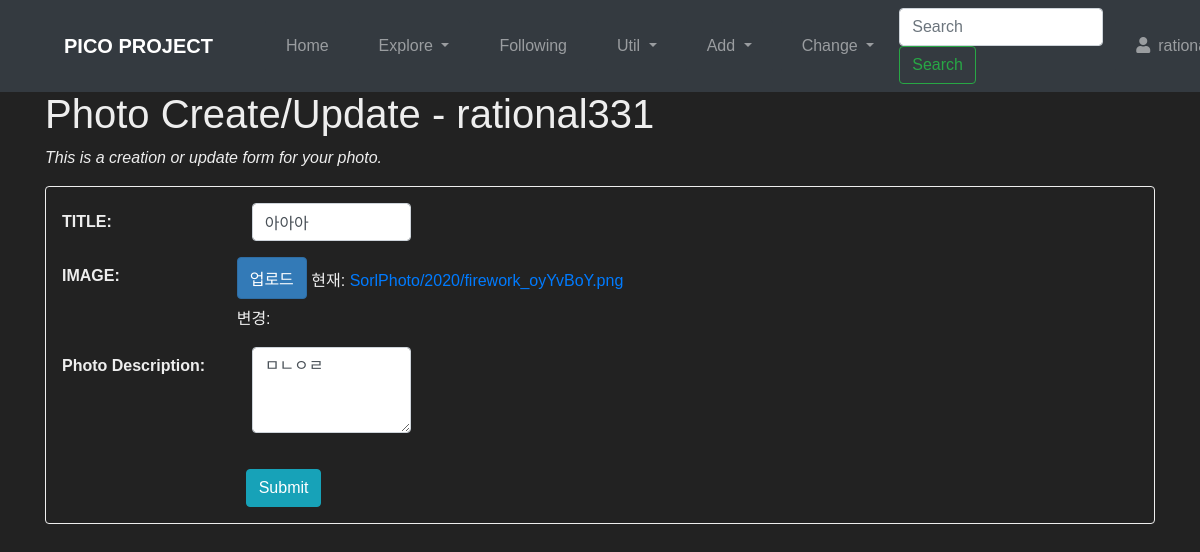
The app's page /explore/3/update/ (signed in) with its own data.
### photo/models.py (models this page shows, shortened)
class Photo(models.Model):
    title = models.CharField('TITLE', max_length=30)
    description = models.TextField('Photo Description', blank=True)
    tags = TaggableManager(blank=True)
    PICOIN = models.PositiveIntegerField(default=0, verbose_name='PICOIN')
    image = models.ImageField('IMAGE', upload_to='SorlPhoto/%Y')
    upload_dt = models.DateTimeField('Upload Date', auto_now_add=True)
    owner = models.ForeignKey(User, on_delete=models.CASCADE, verbose_name='OWNER', blank=True, null=True)

### photo/views.py (the view)
# urls.py: path('<int:pk>/update/', views.PhotoUV.as_view(), name='photo_update'),
class PhotoUV(OwnerOnlyMixin, UpdateView):
    model = Photo
    fields = ('title', 'image', 'description')
    success_url = reverse_lazy('photo:index')

### PICO_PROJECT/views.py (called while the page is built)
    def dispatch(self, request, *args, **kwargs):
        obj = self.get_object()
        if request.user != obj.owner:
            return self.handle_no_permission()
        return super().dispatch(request, *args, **kwargs)

### photo/templates/photo/photo_form.html (shortened to what this page needs)
{% extends "base.html" %}
{% load widget_tweaks %}
{% block content%}
<h1>Photo Create/Update - {{ user }}</h1>
<p class="font-italic">This is a creation or update form for your photo.</p>
{% if form.is_multipart %}
<form enctype="multipart/form-data" action="." method="POST" class="card pt-3" style="background-color: #222; color:#eee; border-color:#eee;">
{% else %}
<form action="." method="POST" class="card pt-3" style="background-color: #222; color:#eee; border-color:#eee;"></form>
{% endif %}
    <div class="form-group row">
        {{ form.title|add_label_class:"col-form-label col-sm-2 ml-3 font-weight-bold" }}
        <div class="col-sm-2">{{ form.title|add_class:"form-control"|attr:"autofocus" }}</div>
    </div>
    <div class="h-100 form-group row">
        {{ form.image|add_label_class:"col-form-label col-sm-2 ml-3 font-weight-bold" }}
        <div class="filebox bs3-primary preview-image ">
            <label for="id_image">업로드</label>
            {{ form.image|add_class:"upload-hidden" }}
        </div>
    </div>
    <div class="form-group row">
        {{ form.description|add_label_class:"col-form-label col-sm-2 ml-3 font-weight-bold" }}
        <div class="col-sm-2">{{ form.description|add_class:"form-control"|attr:"rows:3" }}</div>
    </div>
    <div class="form-group row">
        <div class="col-sm-5">{{ form.tags|add_class:"form-control" }}</div>
    </div>
    <div class="form-group">
        <div class="offset-sm-2 col-sm-5"><input type="submit" value="Submit" class="btn btn-info"></div>
    </div>
</form>
{% endblock %}

### templates/base.html (shortened to what this page needs)
<!DOCTYPE html>
<html lang="ko">
<head>
    <link rel="stylesheet" href="https://stackpath.bootstrapcdn.com/bootstrap/4.3.1/css/bootstrap.min.css">
    <link rel="stylesheet" href="https://cdnjs.cloudflare.com/ajax/libs/font-awesome/5.8.2/css/all.min.css" />
</head>
<body style="padding-top:90px; color: #eee; background-color: #222; margin: auto; font-family: 'Lucida Grande', Verdana, Arial, sans-serif;">
    <nav class="navbar navbar-dark bg-dark navbar-expand-lg fixed-top">
      <span class="navbar-brand mx-5 mb-0 font-weight-bold">PICO PROJECT</span>
      <div class="collapse navbar-collapse" id="navbarSupportedContent">
        <ul class="navbar-nav mr-auto">
          <li class="nav-item btn btn-dark mx-1">
            <a class="nav-link" href="{% url 'home' %}">Home<span class="sr-only">(current)</span></a>
          </li>
          <li class="nav-item dropdown btn btn-dark mx-1">
            <a class="nav-link dropdown-toggle" href="#" id="navbarDropdown" role="button" data-toggle="dropdown" aria-haspopup="true" aria-expanded="false">
                Explore
              </a>
          </li>
          <li class="nav-item btn btn-dark mx-1">
            <a class="nav-link" href="{% url 'photo:follow' %}">Following<span class="sr-only">(current)</span></a>
          </li>
          <li class="nav-item dropdown btn btn-dark mx-1">
            <a class="nav-link dropdown-toggle" href="#" id="navbarDropdown" role="button" data-toggle="dropdown" aria-haspopup="true" aria-expanded="false">
                Util
              </a>
          </li>
          <li class="nav-item dropdown btn btn-dark mx-1">
            <a class="nav-link dropdown-toggle" href="#" id="navbarDropdown" role="button" data-toggle="dropdown" aria-haspopup="true" aria-expanded="false">
                Add
              </a>
          </li>
          <li class="nav-item dropdown btn btn-dark mx-1">
            <a class="nav-link dropdown-toggle" href="#" id="navbarDropdown" role="button" data-toggle="dropdown" aria-haspopup="true" aria-expanded="false">
                Change
              </a>
          </li>
        </ul>
        <form class="form-inline my-2 my-lg-0" action="{% url 'search' %}" method="GET">
          <input class="form-control mr-sm-2" type="search" placeholder="Search" aria-label="Search" name="search_word" value="{{ search_word }}" required>
          <button class="btn btn-outline-success my-2 my-sm-0" type="submit">Search</button>
        </form>
        <ul class="navbar-nav mr-auto">
          <li class="nav-item dropdown mx-1 btn btn-dark">
            {% if user.is_active %}
            <a class="nav-link dropdown-toggle" href="#" data-toggle="dropdown"><i class="fas fa-user"></i>&ensp;{% firstof user.get_short_name user.get_username %}&ensp;</a>
            {% else %}
            <a href="#" class="nav-link dropdown-toggle" data-toggle="dropdown"><i class="fas fa-user"></i>&ensp;Anonymous&ensp;</a>
            <div class="dropdown-menu">
              <a href="{% url 'login' %}" class="dropdown-item">Login</a>
              <a href="{% url 'register' %}" class="dropdown-item">Register</a>
            </div>
            {% endif %}
          </li>
        </ul>
      </div>
    </nav>
    <div class="container">
      {% block content %}{% endblock %}
    </div>
  </body>
</html>

### photo/templates/photo/photo_form.html (style rules this page uses)
.filebox label { display: inline-block; padding: .5em .75em; color: #999; font-size: inherit; line-height: normal; vertical-align: middle; background-color: #fdfdfd; cursor: pointer; border: 1px solid #ebebeb; border-bottom-color: #e2e2e2; border-radius: .25em; }
.filebox.bs3-primary label { color: #fff; background-color: #337ab7; border-color: #2e6da4; }

### records on screen
Photo: title|add_label_class "TITLE:", title "아아아", image|add_label_class "IMAGE:", image "현재: SorlPhoto/2020/firework_oyYvBoY.png 변경:", description|add_label_class "Photo Description:", description "ㅁㄴㅇㄹ"

### other values on screen
{{ user }} "rational331"
